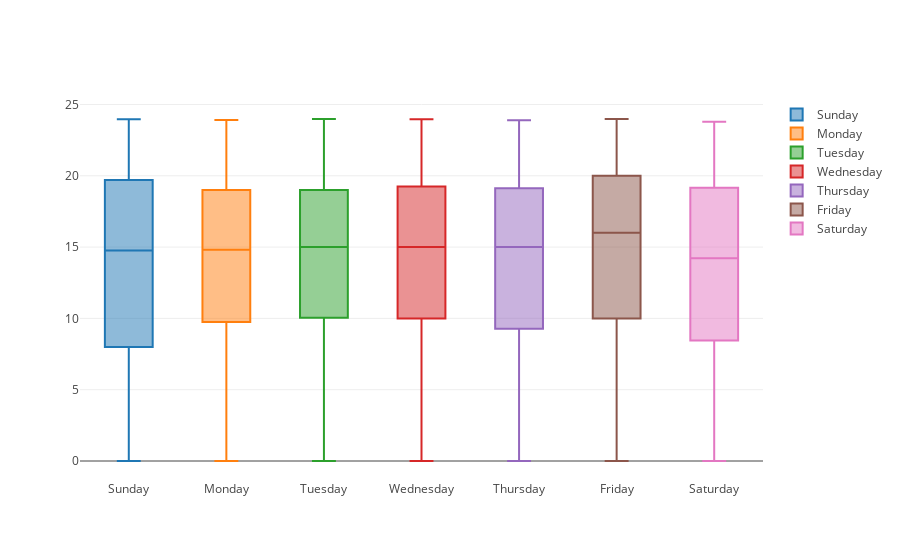

Notebook cell for this chart:
### Code cell
groups = calls.groupby("CVDOW")
py.iplot([go.Box(y=df["hour_of_day"], name=str(cvdow.loc[i][0])) for (i, df) in groups])

### Figure 1 — Plotly figure (JSON) as saved in the notebook; plotly's stock layout.template omitted (floating-point values rounded to 4 significant figures; data arrays with more than 128 entries replaced by an {"elided": "..."} marker saying what was removed)
{"data": [{"name": "Sunday", "type": "box", "y": {"elided": "718 float values"}}, {"name": "Monday", "type": "box", "y": {"elided": "788 float values"}}, {"name": "Tuesday", "type": "box", "y": {"elided": "790 float values"}}, {"name": "Wednesday", "type": "box", "y": {"elided": "765 float values"}}, {"name": "Thursday", "type": "box", "y": {"elided": "784 float values"}}, {"name": "Friday", "type": "box", "y": {"elided": "831 float values"}}, {"name": "Saturday", "type": "box", "y": {"elided": "832 float values"}}], "layout": {}}
